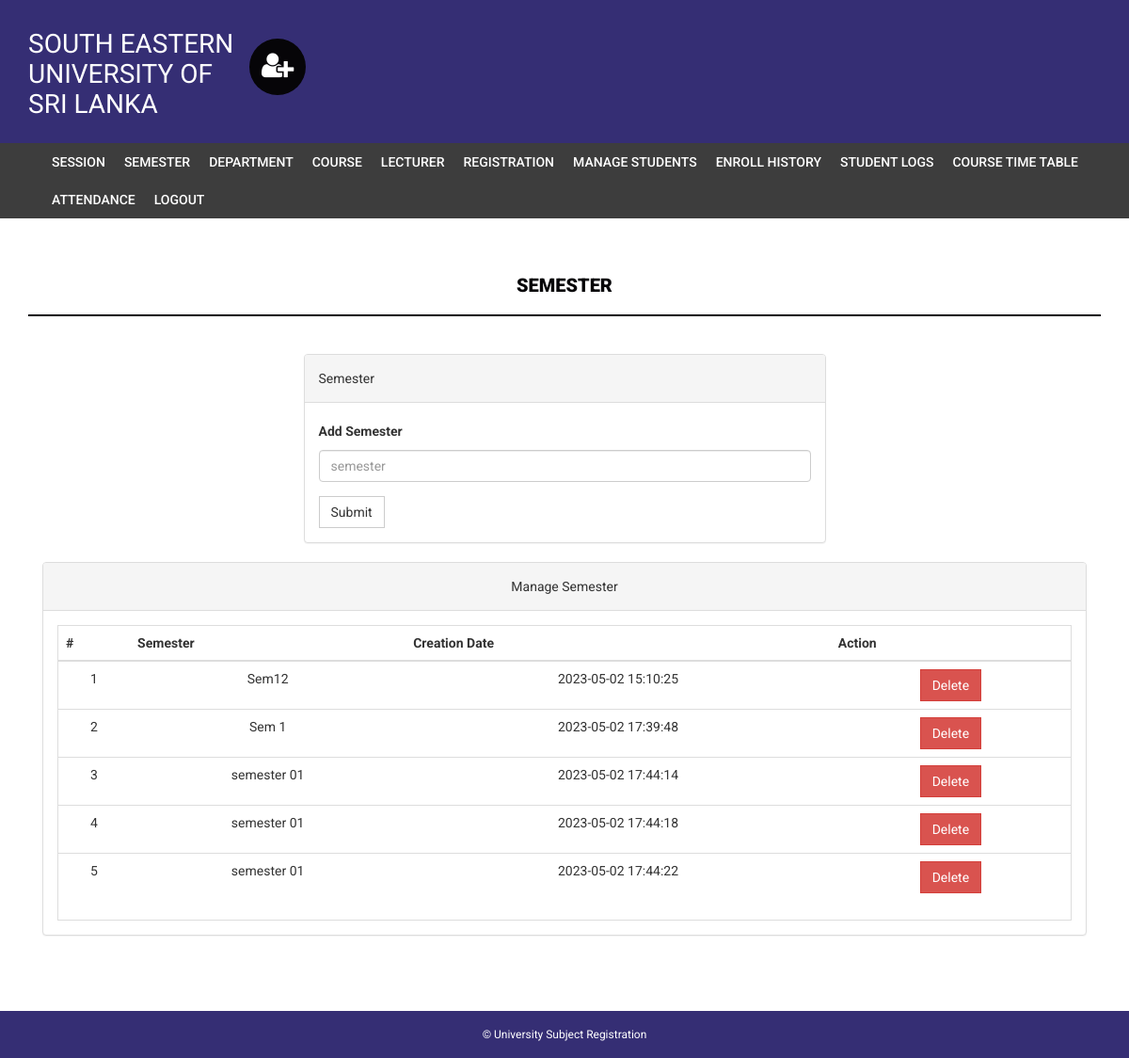
Page /admin/semester.php (signed in) on the committed database.
### tables this page shows
CREATE TABLE `semester` (
  `id` int(11) NOT NULL,
  `semester` varchar(255) NOT NULL,
  `creationDate` timestamp NOT NULL DEFAULT current_timestamp(),
  `updationDate` varchar(255) DEFAULT NULL
);

### admin/semester.php (the view, shortened to what this page needs)
<?php
if(strlen($_SESSION['alogin'])==0)
    {
header('location:index.php');
}
else{
?>
<!DOCTYPE html>
<html xmlns="http://www.w3.org/1999/xhtml">
<head>
    <link href="assets/css/bootstrap.css" rel="stylesheet" />
    <link href="assets/css/font-awesome.css" rel="stylesheet" />
    <link href="assets/css/style.css" rel="stylesheet" />
</head>
<body>
<?php include('includes/header.php');?>
<?php if($_SESSION['alogin']!="")
{
 include('includes/menubar.php');
}
 ?>
    <div class="content-wrapper">
        <div class="container">
              <div class="row">
                    <div class="col-md-12">
                        <h1 class="page-head-line">Semester  </h1>
                    </div>
                </div>
                <div class="row" >
                  <div class="col-md-3"></div>
                    <div class="col-md-6">
                        <div class="panel panel-default">
                        <div class="panel-heading">
                           Semester
                        </div>
                        <div class="panel-body">
                       <form name="semester" method="post">
   <div class="form-group">
    <label for="semester">Add Semester  </label>
    <input type="text" class="form-control" id="semester" name="semester" placeholder="semester" required />
  </div>
 <button type="submit" name="submit" class="btn btn-default">Submit</button>
</form>
                            </div>
                            </div>
                    </div>
                </div>
                <div class="col-md-12">
                    <div class="panel panel-default">
                        <div class="panel-heading">
                            Manage Semester
                        </div>
                        <div class="panel-body">
                            <div class="table-responsive table-bordered">
                                <table class="table">
                                    <thead>
                                        <tr>
                                            <th>#</th>
                                            <th>Semester</th>
                                            <th>Creation Date</th>
                                            <th>Action</th>
                                        </tr>
                                    </thead>
                                    <tbody>
<?php
$sql=mysqli_query($bd, "select * from semester");
$cnt=1;
while($row=mysqli_fetch_array($sql))
{
?>
                                        <tr>
                                            <td><?php echo $cnt;?></td>
                                            <td><?php echo htmlentities($row['semester']);?></td>
                                            <td><?php echo htmlentities($row['creationDate']);?></td>
                                            <td>
  <a href="semester.php?id=<?php echo $row['id']?>&del=delete" onClick="return confirm('Are you sure you want to delete?')">
                                            <button class="btn btn-danger">Delete</button>
</a>
                                            </td>
                                        </tr>
<?php
$cnt++;
} ?>
                                    </tbody>
                                </table>
                            </div>
                        </div>
                    </div>
                </div>
            </div>
        </div>
  <?php include('includes/footer.php');?>
</body>
</html>
<?php } ?>

### admin/includes/header.php (shortened to what this page needs)
<div class="navbar navbar-inverse set-radius-zero">
    <div class="container">
        <div class="navbar-header">
             <a class="navbar-brand" href="#" style="color:#fff; font-size:28px;4px; line-height:32px; ">
               SOUTH EASTERN UNIVERSITY OF SRI LANKA
            </a>
        </div>
        <div class="left-div">
            <i class="fa fa-user-plus login-icon" ></i>
    </div>
        </div>
    </div>

### admin/includes/menubar.php
<section class="menu-section">
        <div class="container">
            <div class="row">
                <div class="col-md-12">
                    <div class="navbar-collapse collapse ">
                        <ul id="menu-top" class="nav navbar-nav navbar-right col-12">
                            <li><a href="session.php">Session</a></li>
                            <li><a href="semester.php">Semester </a></li>
                            <li><a   href="department.php">Department</a></li>
                             <li><a href="course.php">Course</a></li>
                             <li><a href="lecturer.php">Lecturer</a></li>
                              <li><a href="student-registration.php">Registration</a></li>
                               <li><a href="manage-students.php">Manage Students</a></li>
                               <li><a href="enroll-history.php">Enroll History</a></li>
                               <li><a href="user-log.php">Student Logs </a></li>
                               <li><a href="course-timetable.php">Course Time Table </a></li>
                               <li><a href="attendance.php">Attendance </a></li>
                            <li><a href="logout.php">Logout</a></li>
                        </ul>
                    </div>
                </div>
            </div>
        </div>
    </section>

### admin/includes/footer.php (shortened to what this page needs)
<footer>
        <div class="container">
            <div class="row">
                <div class="col-md-12">
                    &copy; University Subject Registration
                </div>
            </div>
        </div>
    </footer>

### admin/assets/css/style.css (style rules this page uses)
body { font-family: 'Roboto', sans-serif; line-height: 30px; }
.set-radius-zero { border-radius: 0px; -moz-border-radius: 0px; -webkit-border-radius: 0px; }
.content-wrapper { margin-top: 40px; min-height: 600px; padding-bottom: 60px; }
.page-head-line { font-weight: 900; padding-bottom: 20px; border-bottom: 2px solid #060508; text-transform: uppercase; color: #060508; font-size: 20px; margin-bottom: 40px; }
.btn { border-radius: 0px; -webkit-border-radius: 0px; -moz-border-radius: 0px; }
.login-icon { height: 60px; width: 60px; padding: 13px; border-radius: 50%; font-size: 30px; margin-bottom: 20px; color: #fff; text-align: center; cursor:pointer; background-color:#060508; -webkit-border-radius:50%; -moz-border-radius:50%; }
.left-div { padding-left: 30px; margin-top: 40px; margin-bottom: 30px; }
.navbar-brand { width: 250px; padding-top: 30px; }
.menu-section { background-color: #3D3D3D; }
#menu-top a { color: #FFF; text-decoration: none; font-weight: 500; padding: 10px 10px 10px 10px; text-transform: uppercase; }
.navbar-inverse { background-color: #352e74; border-color: transparent; }
.navbar { margin-bottom: 0px; }
footer { padding: 10px; color: #fff; font-size: 12px; background-color: #352e74; }

### admin/includes/footer.php (style rules this page uses)
.col-md-12 { text-align: center; }

### rows in the picture
semester: semester "Sem12", creationDate "2023-05-02 15:10:25"
semester: semester "Sem 1", creationDate "2023-05-02 17:39:48"
semester: semester "semester 01", creationDate "2023-05-02 17:44:14"
semester: semester "semester 01", creationDate "2023-05-02 17:44:18"
semester: semester "semester 01", creationDate "2023-05-02 17:44:22"
